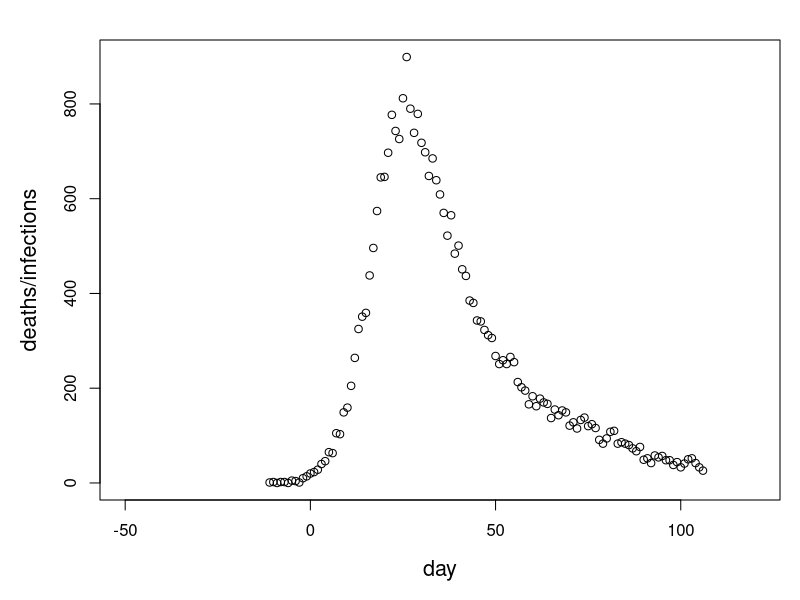

This figure's R source: (Note: this script raises an error after producing the figure.)
## simulation based demonstration that you can't bootstrap backwards to get incidence...

england <- c(1,2,0,2,2,0,5,4,1,10,14,20,23,28,40,46,65,63,105,103,149,159,205,264,325,351,359,438,496,574,645,646,697,777,743,726,812,899,790,739,779,718,698,648,685,639,609,570,522,565,484,501,451,437,385,380,343,341,323,312,306,268,251,259,251,266,255,213,202,195,166,183,162,178,170,167,137,155,143,153,149,121,128,115,133,138,120,124,116,91,83,94,108,110,83,86,83,80,73,67,76,49,52,42,58,54,57,48,48,38,44,33,41,50,52,42,33,26)
## ... day 1 March 2nd - lockdown day 23

## combined fatal duration model parameters...
ei2d <- 3.16
si2d <-.42

reps <- 100
n <- sum(england) 
m <- length(england)
d <- rlnorm(n*reps,ei2d,si2d) ## draws from the fatal duration distribution

## create a separate day of death entry for each death, and repeat rep times
day <- rep(rep(1:m-12,england),reps) ## day 1 March 13th - lockdown day 11
lday <- round(day-d) ## `imputed' day of infection

iday <- table(lday) ## supposed incidence


## now go forward...
df <- rlnorm(n*reps,ei2d,si2d) ## draws from the fatal duration distribution
fday <- round(lday + df) ## supposed day of death
dday <- table(fday) ## implied expected deaths

ps <- FALSE
if (ps) postscript("wackamole.eps",width=7,height=5)

par(mar=c(5,5,2,1))
plot(1:m-12,england,xlim=c(-50,120),xlab="day",ylab="deaths/infections",
cex.lab=1.3)
month.axis(start=20,stop=190,origin=73)
ii <- 1:n
for (i in 1:reps) {
  id <- table(lday[ii])
  ii <- ii + n
  lines(as.integer(names(id)),id,col="grey")
}

lines(as.integer(names(iday)),iday/reps,col=1,lwd=2)
lines(as.integer(names(dday)),dday/reps,col=4,lwd=2)

abline(v=11,col=2,lwd=2)
if (ps) dev.off()